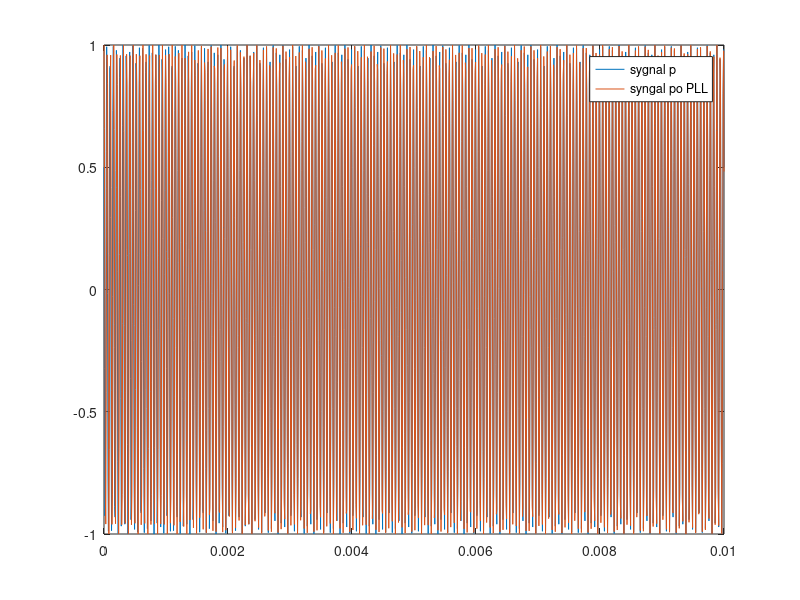
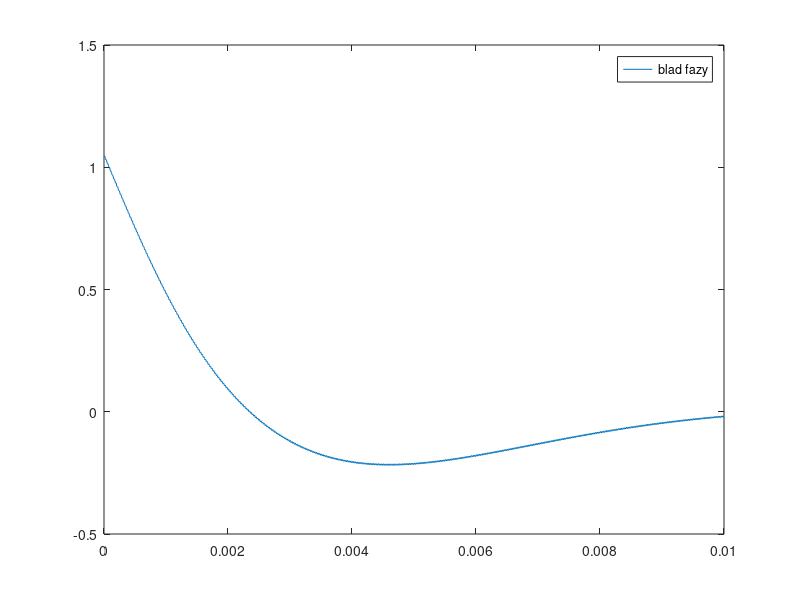
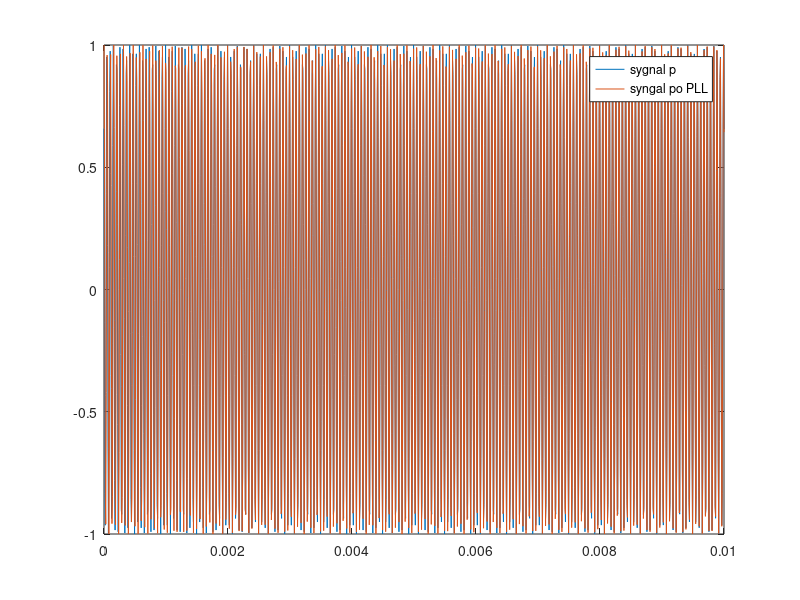
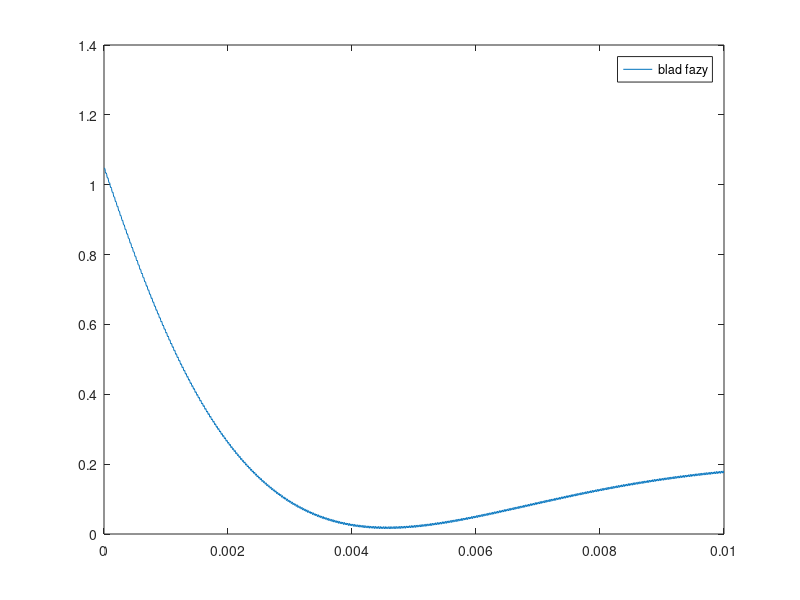

These charts were generated, in order, by the following MATLAB code:
clear all; close all;

fpilot = 19e3;
fi = pi/3;
fs = 140e3;
T = 0.01;
t = 0:1/fs:T;
p = cos(2*pi*fpilot*t + fi);

% Petla PLL z filtrem typu IIR do odtworzenia częstotliwości i fazy pilota [7]
% i na tej podstawie sygnałów nośnych: symboli c1, stereo c38 i danych RDS c57
freq = 2*pi*fpilot/fs;
theta = zeros(1,length(p)+1);
alpha = 1e-2;
beta = alpha^2/4;
for n = 1 : length(p)
perr = -p(n)*sin(theta(n));
theta(n+1) = theta(n) + freq + alpha*perr;
freq = freq + beta*perr;
end
c57(:,1) = cos(3*theta(1:end-1)); % nosna 57 kHz


figure;
plot(t, p); hold on;
% figure;
plot(t, cos(theta(1:end-1)));
legend('sygnal p', 'syngal po PLL');

% jak szybko sygnal przechodzacy przez petle zbiega sie w fazie

% exp bo na samych cosinusach gorzej przez okresowosc
p_exp = exp(1j * (2*pi*fpilot*t + fi));
pll_exp = exp(1j * theta(1:end-1));
phase_diff = unwrap(angle(p_exp .* conj(pll_exp)));

figure;
plot(t,phase_diff);
legend('blad fazy'); pause;



% 2 punkt
df = 10;
fm = 0.1;
% t = 0:1/fs:0.;
ft = fpilot + df*sin(2*pi*fm*t);
p2 = cos(2*pi*cumsum(ft)/fs);

% Petla PLL z filtrem typu IIR do odtworzenia częstotliwości i fazy pilota [7]
% i na tej podstawie sygnałów nośnych: symboli c1, stereo c38 i danych RDS c57
freq = 2*pi*fpilot/fs;
theta = zeros(1,length(p2)+1);
alpha = 1e-2;
beta = alpha^2/4;
for n = 1 : length(p2)
perr = -p2(n)*sin(theta(n));
theta(n+1) = theta(n) + freq + alpha*perr;
freq = freq + beta*perr;
end

figure;
plot(t, p2); hold on;
plot(t, cos(theta(1:end-1)));
legend('sygnal p', 'syngal po PLL');

% jak szybko sygnal przechodzacy przez petle zbiega sie w fazie

% exp bo na samych cosinusach gorzej przez okresowosc
p_exp = exp(1j * (2*pi*fpilot*t + fi));
pll_exp = exp(1j * theta(1:end-1));
phase_diff = unwrap(angle(p_exp .* conj(pll_exp)));

figure;
plot(t,phase_diff);
legend('blad fazy');
